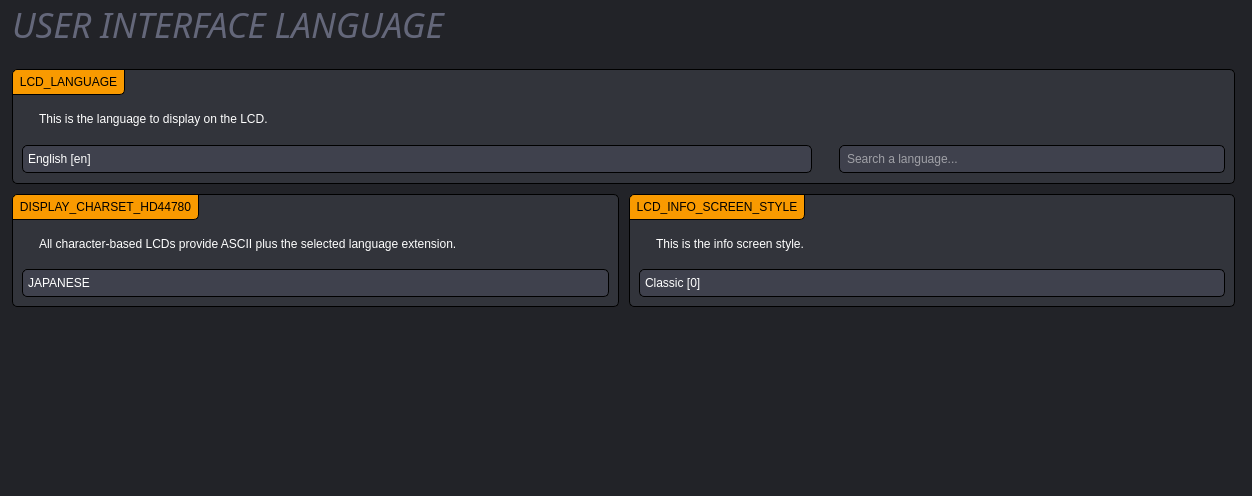
<?xml version="1.0" encoding="UTF-8"?>
<ui version="4.0">
 <class>UserInterfaceLanguagePage</class>
 <widget class="QWidget" name="UserInterfaceLanguagePage">
  <property name="geometry">
   <rect>
    <x>0</x>
    <y>0</y>
    <width>1252</width>
    <height>496</height>
   </rect>
  </property>
  <property name="minimumSize">
   <size>
    <width>0</width>
    <height>348</height>
   </size>
  </property>
  <property name="windowTitle">
   <string>Form</string>
  </property>
  <property name="styleSheet">
   <string notr="true">#UserInterfaceLanguagePage {
	background: rgb(34, 35, 40);
}

QWidget {
        font-family: &quot;Source Sans Pro&quot;;
		background: none;
}

QMenu {
    background-color: rgb(34, 35, 40);
}

QLabel:!disabled {
	color: white;
}

QGroupBox {
	border: 1px solid black;
	border-radius: 5px;
	background: rgb(34, 35, 40);
	padding-top: 25px;
}

QGroupBox:disabled {
	border: 1px solid rgb(26, 26, 30);
}

QGroupBox::title {
	background: rgb(249, 154, 0);
	color: black;
    padding: 5px;
	border: 1px solid black;
	border-top-left-radius: 5px;
	border-bottom-right-radius: 5px;
}

QGroupBox::title:disabled {
	background: rgb(34, 35, 40);
        color: rgb(100, 100, 100);
	border: 1px solid rgb(26, 26, 30);
}

QGroupBox:checked:!disabled {
	background: rgb(50, 52, 59);
}

QGroupBox:focus:!checked {
	border: 1px solid rgb(249, 154, 0);
	background: rgb(26, 26, 30);
}

QGroupBox:focus:checked {
	border: 1px solid rgb(249, 154, 0);
}

QGroupBox::title:focus {
	border: 1px solid rgb(249, 154, 0);
}

QGroupBox::indicator {
    width: 15px;
    height: 15px;
    background: rgb(34, 35, 40);
	border-radius: 3px;
}

QGroupBox::indicator:disabled {
    width: 15px;
    height: 15px;
    background: rgb(26, 26, 30);
}

QGroupBox::indicator:checked {
        image: url(&quot;://check_FILL0_wght400_GRAD0_opsz20.svg&quot;);
}

QCheckBox {
    padding: 5px;
	color: white;
    background: rgb(63, 65, 77);
    border: 1px solid black;
    border-radius: 5px;
}

QCheckBox:disabled {
	background: rgb(34, 35, 40);
        color: rgb(100, 100, 100);
}

QCheckBox::hover {
        border: 1px solid rgb(75, 77, 91);
}

QCheckBox:focus {
	border: 1px solid rgb(249, 154, 0);
}

QCheckBox::indicator {
    width: 15px;
    height: 15px;
    background: rgb(34, 35, 40);
	border-radius: 3px;
}

QCheckBox::indicator:disabled {
    width: 15px;
    height: 15px;
    background: rgb(26, 26, 30);
}

QCheckBox::indicator:checked {
        image: url(&quot;://check_FILL0_wght400_GRAD0_opsz20.svg&quot;);
}

QPushButton {
	background: rgb(63, 65, 77);
	color: white;
    border: 1px solid black;
	border-radius: 5px;
	padding: 6px;
}

QPushButton:disabled {
	background: rgb(34, 35, 40);
        color: rgb(100, 100, 100);
	border: 1px solid rgb(26, 26, 30);
}

QPushButton:hover {
	  background: rgb(75, 77, 91);
}

QComboBox {
	color: white;
    background: rgb(63, 65, 77);
    border: 1px solid black;
	border-radius: 5px;
	padding: 5px;
}

QComboBox::disabled {
	background: rgb(34, 35, 40);
        color: rgb(100, 100, 100);
	border: 1px solid rgb(26, 26, 30);
}

QComboBox:hover {
    border: 1px solid rgb(75, 77, 91);
}

QComboBox:focus {
	border: 1px solid rgb(249, 154, 0);
}

QComboBox::drop-down {
	border: none;
}

QComboBox::down-arrow {
        image: url(&quot;:/arrow_drop_down_FILL0_wght400_GRAD0_opsz20_white.svg&quot;);
 	width: 6px;
	margin-right: 4px;
	margin-bottom: 2px;
}

QLineEdit {
	color: white;
    background: rgb(63, 65, 77);
    border: 1px solid black;
	border-radius: 5px;
	padding: 5px;
}

QLineEdit:disabled {
	background: rgb(34, 35, 40);
        color: rgb(100, 100, 100);
	border: 1px solid rgb(26, 26, 30);
}

QLineEdit:hover {
    border: 1px solid rgb(75, 77, 91);
}

QLineEdit:focus {
	border: 1px solid rgb(249, 154, 0);
}

QLabel {
	min-height: 30px;
}

QLabel:disabled {
        color: rgb(100, 100, 100);
}

QAbstractSpinBox {
	color: white;
    background: rgb(63, 65, 77);
    border: 1px solid black;
	border-radius: 5px;
	padding: 5px;
}

QAbstractSpinBox:disabled {
	background: rgb(34, 35, 40);
        color: rgb(100, 100, 100);
	border: 1px solid rgb(26, 26, 30);
}

QAbstractSpinBox:hover {
    border: 1px solid rgb(75, 77, 91);
}

QAbstractSpinBox:focus {
	border: 1px solid rgb(249, 154, 0);
}

QAbstractSpinBox::up-button {
        image: url(&quot;:/arrow_drop_up_FILL0_wght400_GRAD0_opsz20_white.svg&quot;);
 	width: 6px;
	margin-right: 6px;
	margin-top: 4px;
}

QAbstractSpinBox::down-button {
        image: url(&quot;:/arrow_drop_down_FILL0_wght400_GRAD0_opsz20_white.svg&quot;);
 	width: 6px;
	margin-right: 6px;
	margin-bottom: 4px;
}

QAbstractSpinBox::up-button:disabled,
QAbstractSpinBox::up-button:off {
                image: url(&quot;:/arrow_drop_up_FILL0_wght400_GRAD0_opsz20.svg&quot;);
}

QAbstractSpinBox::down-button:disabled,
QAbstractSpinBox::down-button:off {
                image: url(&quot;:/arrow_drop_down_FILL0_wght400_GRAD0_opsz20.svg&quot;);
}</string>
  </property>
  <layout class="QGridLayout" name="gridLayout">
   <property name="leftMargin">
    <number>12</number>
   </property>
   <property name="topMargin">
    <number>0</number>
   </property>
   <property name="rightMargin">
    <number>17</number>
   </property>
   <property name="spacing">
    <number>10</number>
   </property>
   <item row="3" column="0" colspan="2">
    <spacer name="verticalSpacer_3">
     <property name="orientation">
      <enum>Qt::Vertical</enum>
     </property>
     <property name="sizeType">
      <enum>QSizePolicy::Fixed</enum>
     </property>
     <property name="sizeHint" stdset="0">
      <size>
       <width>20</width>
       <height>10</height>
      </size>
     </property>
    </spacer>
   </item>
   <item row="2" column="0" colspan="2">
    <widget class="QWidget" name="widget" native="true">
     <layout class="QGridLayout" name="gridLayout_5">
      <property name="leftMargin">
       <number>0</number>
      </property>
      <property name="topMargin">
       <number>0</number>
      </property>
      <property name="rightMargin">
       <number>0</number>
      </property>
      <property name="bottomMargin">
       <number>0</number>
      </property>
      <property name="horizontalSpacing">
       <number>10</number>
      </property>
      <property name="verticalSpacing">
       <number>5</number>
      </property>
      <item row="0" column="0">
       <widget class="QLabel" name="label_5">
        <property name="sizePolicy">
         <sizepolicy hsizetype="Fixed" vsizetype="Preferred">
          <horstretch>0</horstretch>
          <verstretch>0</verstretch>
         </sizepolicy>
        </property>
        <property name="font">
         <font>
          <family>Source Sans Pro Light</family>
          <pointsize>-1</pointsize>
          <italic>true</italic>
         </font>
        </property>
        <property name="styleSheet">
         <string notr="true">QLabel {
	color: rgb(100, 103, 122);
	font-size: 35px;
	font-family: &quot;Source Sans Pro Light&quot;;
	font-style: italic;
}
</string>
        </property>
        <property name="text">
         <string>USER INTERFACE LANGUAGE</string>
        </property>
       </widget>
      </item>
      <item row="0" column="1">
       <widget class="QPushButton" name="uDocumentationButton">
        <property name="sizePolicy">
         <sizepolicy hsizetype="Fixed" vsizetype="Fixed">
          <horstretch>0</horstretch>
          <verstretch>0</verstretch>
         </sizepolicy>
        </property>
        <property name="toolTip">
         <string>Open User Interface Language documentation</string>
        </property>
        <property name="styleSheet">
         <string notr="true">QPushButton {
	background: none;
	border: none;
}</string>
        </property>
        <property name="text">
         <string/>
        </property>
        <property name="icon">
         <iconset resource="../resources/resources.qrc">
          <normaloff>:/open_in_new_FILL0_wght100_GRAD0_opsz20.svg</normaloff>:/open_in_new_FILL0_wght100_GRAD0_opsz20.svg</iconset>
        </property>
        <property name="iconSize">
         <size>
          <width>20</width>
          <height>20</height>
         </size>
        </property>
       </widget>
      </item>
      <item row="0" column="2">
       <spacer name="horizontalSpacer">
        <property name="orientation">
         <enum>Qt::Horizontal</enum>
        </property>
        <property name="sizeHint" stdset="0">
         <size>
          <width>40</width>
          <height>20</height>
         </size>
        </property>
       </spacer>
      </item>
     </layout>
    </widget>
   </item>
   <item row="5" column="0" colspan="2">
    <widget class="QWidget" name="widget_2" native="true">
     <layout class="QGridLayout" name="gridLayout_2" columnstretch="1,1">
      <property name="leftMargin">
       <number>0</number>
      </property>
      <property name="topMargin">
       <number>0</number>
      </property>
      <property name="rightMargin">
       <number>0</number>
      </property>
      <property name="bottomMargin">
       <number>0</number>
      </property>
      <property name="spacing">
       <number>10</number>
      </property>
      <item row="0" column="0">
       <widget class="QGroupBox" name="groupBox_2">
        <property name="focusPolicy">
         <enum>Qt::StrongFocus</enum>
        </property>
        <property name="styleSheet">
         <string notr="true">QGroupBox:!disabled {
	background: rgb(50, 52, 59);
}</string>
        </property>
        <property name="title">
         <string>DISPLAY_CHARSET_HD44780</string>
        </property>
        <layout class="QGridLayout" name="gridLayout_3">
         <property name="spacing">
          <number>10</number>
         </property>
         <item row="0" column="0">
          <widget class="QLabel" name="label">
           <property name="sizePolicy">
            <sizepolicy hsizetype="Fixed" vsizetype="Fixed">
             <horstretch>0</horstretch>
             <verstretch>0</verstretch>
            </sizepolicy>
           </property>
           <property name="text">
            <string/>
           </property>
           <property name="pixmap">
            <pixmap resource="../resources/resources.qrc">:/info_FILL0_wght100_GRAD0_opsz20.svg</pixmap>
           </property>
          </widget>
         </item>
         <item row="0" column="1">
          <widget class="QLabel" name="label_2">
           <property name="text">
            <string>All character-based LCDs provide ASCII plus the selected language extension.</string>
           </property>
           <property name="wordWrap">
            <bool>true</bool>
           </property>
          </widget>
         </item>
         <item row="1" column="0" colspan="2">
          <widget class="Dropdown" name="uDisplayCharsetHd44780Dropdown">
           <item>
            <property name="text">
             <string>JAPANESE</string>
            </property>
           </item>
           <item>
            <property name="text">
             <string>WESTERN</string>
            </property>
           </item>
           <item>
            <property name="text">
             <string>CYRILLIC</string>
            </property>
           </item>
          </widget>
         </item>
        </layout>
       </widget>
      </item>
      <item row="0" column="1">
       <widget class="QGroupBox" name="groupBox_3">
        <property name="focusPolicy">
         <enum>Qt::StrongFocus</enum>
        </property>
        <property name="styleSheet">
         <string notr="true">QGroupBox:!disabled {
	background: rgb(50, 52, 59);
}</string>
        </property>
        <property name="title">
         <string>LCD_INFO_SCREEN_STYLE</string>
        </property>
        <layout class="QGridLayout" name="gridLayout_4">
         <property name="spacing">
          <number>10</number>
         </property>
         <item row="0" column="1">
          <widget class="QLabel" name="label_4">
           <property name="text">
            <string>This is the info screen style.</string>
           </property>
           <property name="wordWrap">
            <bool>true</bool>
           </property>
          </widget>
         </item>
         <item row="0" column="0">
          <widget class="QLabel" name="label_3">
           <property name="sizePolicy">
            <sizepolicy hsizetype="Fixed" vsizetype="Fixed">
             <horstretch>0</horstretch>
             <verstretch>0</verstretch>
            </sizepolicy>
           </property>
           <property name="text">
            <string/>
           </property>
           <property name="pixmap">
            <pixmap resource="../resources/resources.qrc">:/info_FILL0_wght100_GRAD0_opsz20.svg</pixmap>
           </property>
          </widget>
         </item>
         <item row="1" column="0" colspan="2">
          <widget class="Dropdown" name="uLcdInfoScreenStyleDropdown">
           <item>
            <property name="text">
             <string>Classic [0]</string>
            </property>
           </item>
           <item>
            <property name="text">
             <string>Průša [1]</string>
            </property>
           </item>
          </widget>
         </item>
        </layout>
       </widget>
      </item>
     </layout>
    </widget>
   </item>
   <item row="12" column="0" colspan="2">
    <spacer name="verticalSpacer">
     <property name="orientation">
      <enum>Qt::Vertical</enum>
     </property>
     <property name="sizeHint" stdset="0">
      <size>
       <width>0</width>
       <height>0</height>
      </size>
     </property>
    </spacer>
   </item>
   <item row="4" column="0" colspan="2">
    <widget class="QGroupBox" name="groupBox">
     <property name="focusPolicy">
      <enum>Qt::StrongFocus</enum>
     </property>
     <property name="styleSheet">
      <string notr="true">QGroupBox:!disabled {
	background: rgb(50, 52, 59);
}</string>
     </property>
     <property name="title">
      <string>LCD_LANGUAGE</string>
     </property>
     <layout class="QGridLayout" name="gridLayout_6" columnstretch="1,2,1,1">
      <property name="spacing">
       <number>10</number>
      </property>
      <item row="0" column="0">
       <widget class="QLabel" name="label_6">
        <property name="sizePolicy">
         <sizepolicy hsizetype="Fixed" vsizetype="Fixed">
          <horstretch>0</horstretch>
          <verstretch>0</verstretch>
         </sizepolicy>
        </property>
        <property name="text">
         <string/>
        </property>
        <property name="pixmap">
         <pixmap resource="../resources/resources.qrc">:/info_FILL0_wght100_GRAD0_opsz20.svg</pixmap>
        </property>
       </widget>
      </item>
      <item row="0" column="1">
       <widget class="QLabel" name="label_7">
        <property name="text">
         <string>This is the language to display on the LCD.</string>
        </property>
        <property name="wordWrap">
         <bool>true</bool>
        </property>
       </widget>
      </item>
      <item row="1" column="0" colspan="2">
       <widget class="Dropdown" name="uLcdLanguageDropdown">
        <item>
         <property name="text">
          <string>English [en]</string>
         </property>
        </item>
        <item>
         <property name="text">
          <string>Aragonese [an]</string>
         </property>
        </item>
        <item>
         <property name="text">
          <string>Bulgarian [bg]</string>
         </property>
        </item>
        <item>
         <property name="text">
          <string>Catalan [ca]</string>
         </property>
        </item>
        <item>
         <property name="text">
          <string>Czech [cz]</string>
         </property>
        </item>
        <item>
         <property name="text">
          <string>Danish [da]</string>
         </property>
        </item>
        <item>
         <property name="text">
          <string>German [de]</string>
         </property>
        </item>
        <item>
         <property name="text">
          <string>Greek (Greece) [el]</string>
         </property>
        </item>
        <item>
         <property name="text">
          <string>Greek (Cyprus) [el_CY]</string>
         </property>
        </item>
        <item>
         <property name="text">
          <string>Spanish [es]</string>
         </property>
        </item>
        <item>
         <property name="text">
          <string>Basque-Euskera [eu]</string>
         </property>
        </item>
        <item>
         <property name="text">
          <string>Finnish [fi]</string>
         </property>
        </item>
        <item>
         <property name="text">
          <string>French [fr]</string>
         </property>
        </item>
        <item>
         <property name="text">
          <string>Galician [gl]</string>
         </property>
        </item>
        <item>
         <property name="text">
          <string>Croatian [hr]</string>
         </property>
        </item>
        <item>
         <property name="text">
          <string>Hungarian [hu]</string>
         </property>
        </item>
        <item>
         <property name="text">
          <string>Italian [it]</string>
         </property>
        </item>
        <item>
         <property name="text">
          <string>Japanese [jp_kana]</string>
         </property>
        </item>
        <item>
         <property name="text">
          <string>Korean (South Korea) [ko_KR]</string>
         </property>
        </item>
        <item>
         <property name="text">
          <string>Dutch [nl]</string>
         </property>
        </item>
        <item>
         <property name="text">
          <string>Polish [pl]</string>
         </property>
        </item>
        <item>
         <property name="text">
          <string>Portugese [pt]</string>
         </property>
        </item>
        <item>
         <property name="text">
          <string>Portugese (Brazilian) [pt_br]</string>
         </property>
        </item>
        <item>
         <property name="text">
          <string>Romanian [ro]</string>
         </property>
        </item>
        <item>
         <property name="text">
          <string>Russian [ru]</string>
         </property>
        </item>
        <item>
         <property name="text">
          <string>Slovak [sk]</string>
         </property>
        </item>
        <item>
         <property name="text">
          <string>Swedish [sv]</string>
         </property>
        </item>
        <item>
         <property name="text">
          <string>Turkish [tr]</string>
         </property>
        </item>
        <item>
         <property name="text">
          <string>Ukrainian [uk]</string>
         </property>
        </item>
        <item>
         <property name="text">
          <string>Vietnamese [vi]</string>
         </property>
        </item>
        <item>
         <property name="text">
          <string>Chinese (Simplified) [zh_CN]</string>
         </property>
        </item>
        <item>
         <property name="text">
          <string>Chinese (Traditional) [zh_TW]</string>
         </property>
        </item>
       </widget>
      </item>
      <item row="1" column="2">
       <widget class="QLabel" name="label_8">
        <property name="sizePolicy">
         <sizepolicy hsizetype="Fixed" vsizetype="Fixed">
          <horstretch>0</horstretch>
          <verstretch>0</verstretch>
         </sizepolicy>
        </property>
        <property name="text">
         <string/>
        </property>
        <property name="pixmap">
         <pixmap resource="../resources/resources.qrc">:/search_FILL0_wght100_GRAD0_opsz20.svg</pixmap>
        </property>
       </widget>
      </item>
      <item row="1" column="3">
       <widget class="QLineEdit" name="uLanguageSearchBox">
        <property name="maxLength">
         <number>100</number>
        </property>
        <property name="placeholderText">
         <string>Search a language...</string>
        </property>
        <property name="clearButtonEnabled">
         <bool>true</bool>
        </property>
       </widget>
      </item>
     </layout>
    </widget>
   </item>
  </layout>
 </widget>
 <customwidgets>
  <customwidget>
   <class>Dropdown</class>
   <extends>QComboBox</extends>
   <header>Dropdown.h</header>
  </customwidget>
 </customwidgets>
 <resources>
  <include location="../resources/resources.qrc"/>
 </resources>
 <connections/>
</ui>
